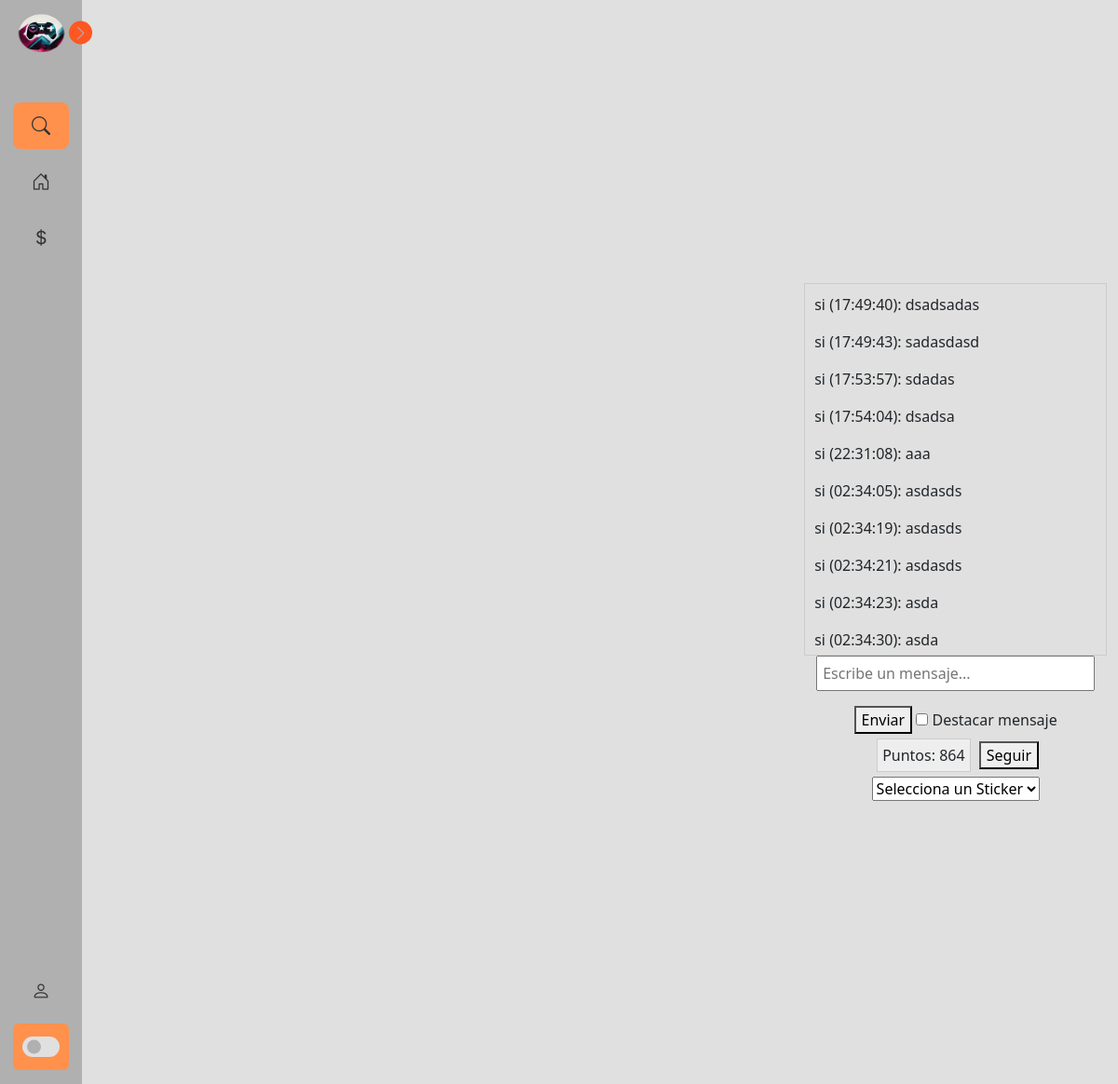
The app's page /streamViewer/1/ (signed in) with its own data.
### tvapp/models.py (models this page shows, shortened)
class MensajeChat(models.Model):
    usuario = models.ForeignKey(User, on_delete=models.CASCADE)
    sala = models.ForeignKey('Sala', on_delete=models.CASCADE)
    mensaje = models.TextField()
    timestamp = models.DateTimeField(auto_now_add=True)

class Puntos(models.Model):
    usuario = models.OneToOneField(User, on_delete=models.CASCADE)
    puntos = models.IntegerField(default=0)

### tvapp/views.py (the view)
# urls.py: path('streamViewer/<int:sala_id>/', views.streamViewer, name='stream_viewer'),
def streamViewer(request, sala_id):
    usuario_actual = request.user
    puntos_usuario = None
    sala = get_object_or_404(Sala, id=sala_id)
    mensajes = MensajeChat.objects.filter(sala=sala).order_by('timestamp')
    if usuario_actual.is_authenticated:
        puntos_usuario, created = Puntos.objects.get_or_create(usuario=request.user)
        if request.method == 'GET':
            sala = get_object_or_404(Sala, id=sala_id)
            mensajes = MensajeChat.objects.filter(sala=sala).order_by('timestamp')
            data = [{'usuario': mensaje.usuario.username, 'mensaje': mensaje.mensaje, 'timestamp': str(mensaje.timestamp)} for mensaje in mensajes]
    return render(request, 'streamViewer.html', { 'sala': sala, 'mensajes': mensajes, 'puntos_usuario': puntos_usuario})

### tvapp/templates/streamViewer.html (shortened to what this page needs)
{% extends 'baseInicio.html' %}
{% load static %}
{% block head %}
<link rel="stylesheet" href="{% static 'css/chat.css' %}">
{% endblock %}
{% block content %}
<div data-email="{{ email }}" class="body">
    <div class="container" id="chat-container">
        <div id="chat">
            {% for mensaje in mensajes %}
                <p>{{ mensaje.usuario.username }} ({{ mensaje.timestamp|date:"H:i:s" }}): {{ mensaje.mensaje }}</p>
            {% endfor %}
        </div>
        <form id="enviar_mensaje" action="/enviar_mensaje/{{sala.id}}" method="POST" enctype="multipart/form-data">
            {% if user.is_authenticated %}
                <input name="mensaje" type="text" id="input" placeholder="Escribe un mensaje...">
                <button type="button" onclick="sendMessage()">Enviar</button>
                <input type="checkbox" id="destacar"> Destacar mensaje
                <br>
                <span class="puntos-container">Puntos: {{ puntos_usuario.puntos }}</span>
                <button id="seguir-btn">Seguir</button>
                <select id="sticker-dropdown">
                    <option value="" selected>Selecciona un Sticker</option>
                </select>
                {% endif %}
            </form>
    </div>
</div>
{% endblock %}

### tvapp/static/css/styleNavbar.css (style rules this page uses)
:root { --body-color: #e0e0e0; --sidebar-color: #b0b0b0; --primary-color: #ff5722; --primary-color-light: #ff914d; --toggle-color: #e0e0e0; --text-color: #333333; --tran-03: all 0.2s ease; --tran-03: all 0.3s ease; --tran-04: all 0.3s ease; --tran-05: all 0.3s ease; }
body { min-height: 100vh; background-color: var(--body-color); transition: var(--tran-05); }

### tvapp/static/css/chat.css (style rules this page uses)
#chat { width: 300px; height: 400px; border: 1px solid #ccc; }
#input { width: 300px; }
.puntos-container { background-color: #eee; padding: 5px; margin: 5px; border: 1px solid #ccc; display: inline-block; }
.body { display: flex; justify-content: center; align-items: center; height: 100vh; margin: 0; }
.container { text-align: center; }
#chat-container { overflow-y: hidden; width: 500px; height: auto; }
#chat { overflow-y: auto; text-align: left; width: 100%; padding: 10px; }
#input { width: 92%; padding: 5px; }

### records on screen
MensajeChat: usuario.username "si", timestamp "17:49:40", mensaje "dsadsadas"
MensajeChat: usuario.username "si", timestamp "17:49:43", mensaje "sadasdasd"
MensajeChat: usuario.username "si", timestamp "17:53:57", mensaje "sdadas"
MensajeChat: usuario.username "si", timestamp "17:54:04", mensaje "dsadsa"
MensajeChat: usuario.username "si", timestamp "22:31:08", mensaje "aaa"
MensajeChat: usuario.username "si", timestamp "02:34:05", mensaje "asdasds"
MensajeChat: usuario.username "si", timestamp "02:34:19", mensaje "asdasds"
MensajeChat: usuario.username "si", timestamp "02:34:21", mensaje "asdasds"
MensajeChat: usuario.username "si", timestamp "02:34:23", mensaje "asda"
MensajeChat: usuario.username "si", timestamp "02:34:30", mensaje "asda"
Puntos: puntos "864"
